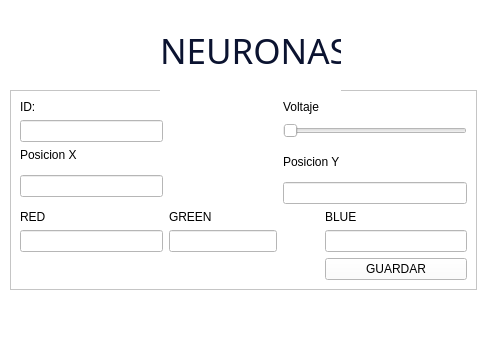
<?xml version="1.0" encoding="UTF-8"?>
<ui version="4.0">
 <class>MainWindow</class>
 <widget class="QMainWindow" name="MainWindow">
  <property name="geometry">
   <rect>
    <x>0</x>
    <y>0</y>
    <width>485</width>
    <height>360</height>
   </rect>
  </property>
  <property name="windowTitle">
   <string>MainWindow</string>
  </property>
  <property name="styleSheet">
   <string notr="true">background-color: rgb(255, 255, 255);</string>
  </property>
  <widget class="QWidget" name="centralwidget">
   <widget class="QFrame" name="frame">
    <property name="geometry">
     <rect>
      <x>10</x>
      <y>90</y>
      <width>467</width>
      <height>200</height>
     </rect>
    </property>
    <property name="frameShape">
     <enum>QFrame::StyledPanel</enum>
    </property>
    <property name="frameShadow">
     <enum>QFrame::Raised</enum>
    </property>
    <layout class="QGridLayout" name="gridLayout">
     <item row="5" column="0">
      <widget class="QLabel" name="label_3">
       <property name="styleSheet">
        <string notr="true">color: rgb(0, 0, 0);</string>
       </property>
       <property name="text">
        <string>RED</string>
       </property>
      </widget>
     </item>
     <item row="3" column="0" rowspan="2">
      <widget class="QLineEdit" name="txtPosX"/>
     </item>
     <item row="6" column="0">
      <widget class="QLineEdit" name="txtRed"/>
     </item>
     <item row="2" column="0">
      <widget class="QLabel" name="label_2">
       <property name="styleSheet">
        <string notr="true">color: rgb(0, 0, 0);</string>
       </property>
       <property name="text">
        <string>Posicion X</string>
       </property>
      </widget>
     </item>
     <item row="2" column="3" rowspan="2" colspan="2">
      <widget class="QLabel" name="label_6">
       <property name="styleSheet">
        <string notr="true">color: rgb(0, 0, 0);</string>
       </property>
       <property name="text">
        <string>Posicion Y</string>
       </property>
      </widget>
     </item>
     <item row="4" column="3" colspan="2">
      <widget class="QLineEdit" name="txtPosY"/>
     </item>
     <item row="6" column="4">
      <widget class="QLineEdit" name="txtBlue"/>
     </item>
     <item row="1" column="3" colspan="2">
      <widget class="QSlider" name="SliderVoltaje">
       <property name="orientation">
        <enum>Qt::Horizontal</enum>
       </property>
      </widget>
     </item>
     <item row="5" column="4">
      <widget class="QLabel" name="label_7">
       <property name="styleSheet">
        <string notr="true">color: rgb(0, 0, 0);</string>
       </property>
       <property name="text">
        <string>BLUE</string>
       </property>
      </widget>
     </item>
     <item row="5" column="1">
      <widget class="QLabel" name="label_4">
       <property name="styleSheet">
        <string notr="true">color: rgb(0, 0, 0);</string>
       </property>
       <property name="text">
        <string>GREEN</string>
       </property>
      </widget>
     </item>
     <item row="0" column="3">
      <widget class="QLabel" name="label_5">
       <property name="styleSheet">
        <string notr="true">color: rgb(0, 0, 0);</string>
       </property>
       <property name="text">
        <string>Voltaje</string>
       </property>
      </widget>
     </item>
     <item row="6" column="1" colspan="2">
      <widget class="QLineEdit" name="txtGreen"/>
     </item>
     <item row="0" column="0">
      <widget class="QLabel" name="label">
       <property name="styleSheet">
        <string notr="true">color: rgb(0, 0, 0);</string>
       </property>
       <property name="text">
        <string>ID:</string>
       </property>
      </widget>
     </item>
     <item row="1" column="0">
      <widget class="QLineEdit" name="txtId"/>
     </item>
     <item row="7" column="4">
      <widget class="QPushButton" name="btnGuardar">
       <property name="styleSheet">
        <string notr="true">background-color: rgb(255, 255, 255);
color: rgb(0, 0, 0);</string>
       </property>
       <property name="text">
        <string>GUARDAR</string>
       </property>
      </widget>
     </item>
    </layout>
   </widget>
   <widget class="QLabel" name="label_8">
    <property name="enabled">
     <bool>false</bool>
    </property>
    <property name="geometry">
     <rect>
      <x>160</x>
      <y>10</y>
      <width>181</width>
      <height>81</height>
     </rect>
    </property>
    <property name="font">
     <font>
      <family>Gill Sans Ultra Bold Condensed</family>
      <pointsize>26</pointsize>
     </font>
    </property>
    <property name="layoutDirection">
     <enum>Qt::LeftToRight</enum>
    </property>
    <property name="styleSheet">
     <string notr="true">color: rgb(11, 19, 48);</string>
    </property>
    <property name="text">
     <string>NEURONAS</string>
    </property>
   </widget>
  </widget>
  <widget class="QMenuBar" name="menubar">
   <property name="geometry">
    <rect>
     <x>0</x>
     <y>0</y>
     <width>485</width>
     <height>22</height>
    </rect>
   </property>
  </widget>
  <widget class="QStatusBar" name="statusbar"/>
 </widget>
 <resources/>
 <connections/>
</ui>
